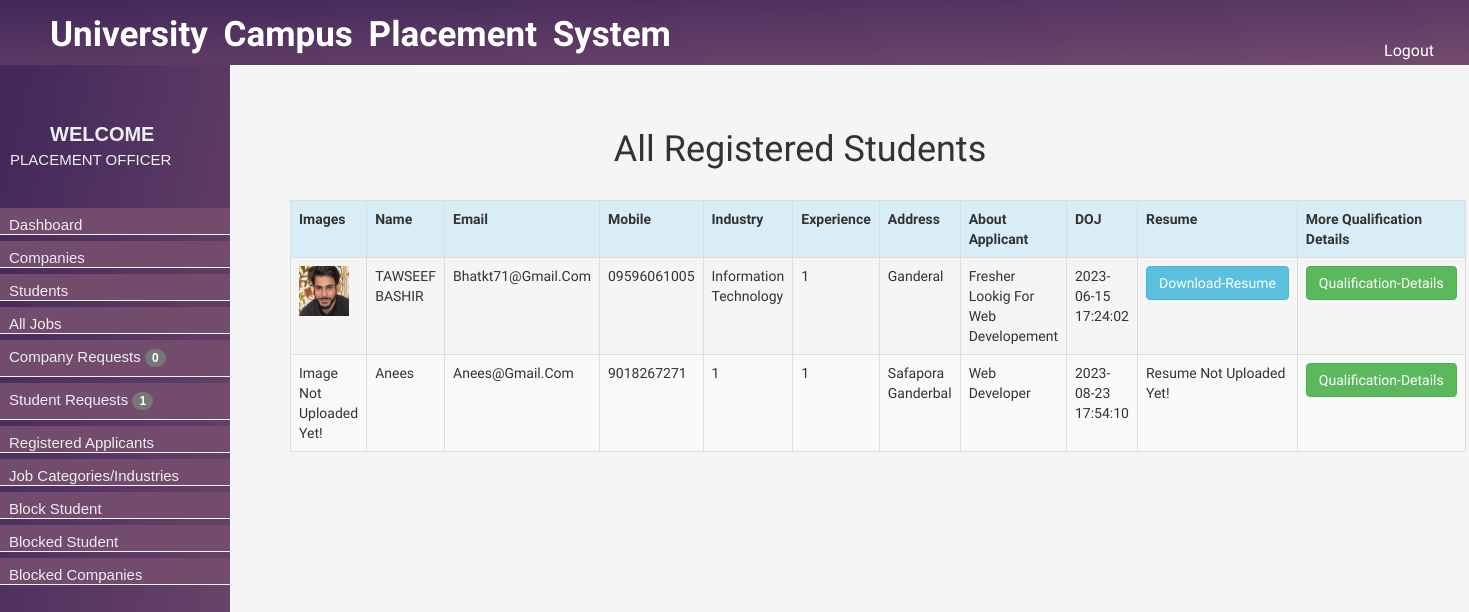
The page /admin/applicants.php (signed in) on the database as committed earlier.
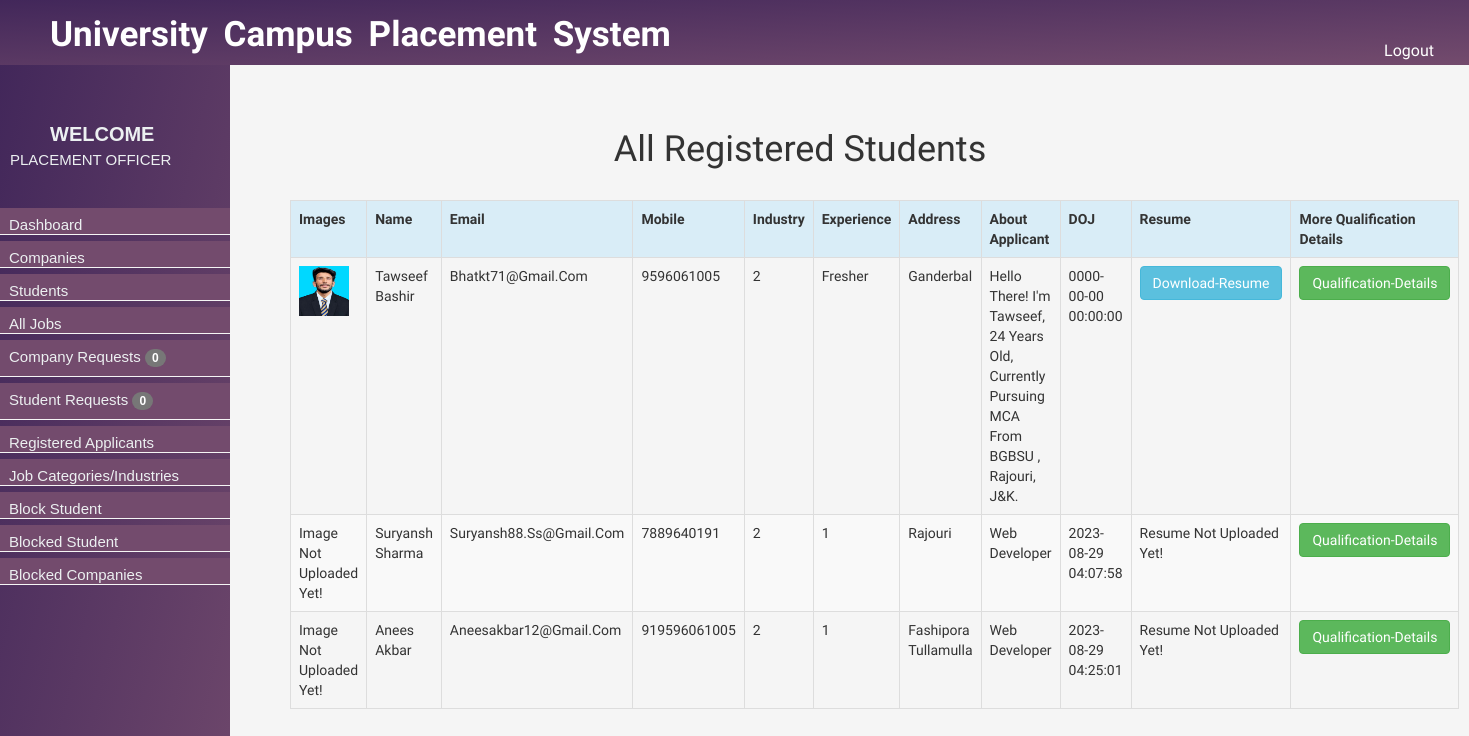
The same page on the database as committed later.
### tables this page shows
CREATE TABLE `users` (
  `id` bigint(20) NOT NULL,
  `name` varchar(50) DEFAULT NULL,
  `email` varchar(50) DEFAULT NULL,
  `mobile` varchar(50) DEFAULT NULL,
  `industry` bigint(20) DEFAULT NULL,
  `experience` varchar(100) NOT NULL,
  `address` varchar(200) DEFAULT NULL,
  `about` varchar(500) DEFAULT NULL,
  `password` varchar(50) DEFAULT NULL,
  `doj` timestamp NOT NULL DEFAULT current_timestamp(),
  `status` tinyint(4) NOT NULL DEFAULT 0,
  `resume` varchar(500) NOT NULL,
  `profile` varchar(500) NOT NULL,
  `notification` varchar(50) DEFAULT NULL
);

### admin/applicants.php (the view, shortened to what this page needs)
<!DOCTYPE html>
<html>
<head>
</head>
<body>
	<?php
	  include 'menu.php';
	  include 'header.php';
	?>
	<div style="background-color: whitesmoke; width:1200px;height: 1000px;margin-left: 200px;">
     <div style=" padding:90px;">
        <div style="height: 20px;"></div>
			<h1 style="text-align: center; font-family: 'Lobster', cursive;color: #333">All Registered Students</h1><br/>
			<?php
              include ('../db.php');
              $res=mysqli_query($con,"select * from users  where status ='1'");
              echo "<table class='table  table-striped table-bordered' '/>";
                       echo "<tr class='info'>";
                       echo "<th>". "images". "</th>";
                      echo "<th>"."Name"."</th>";
                      echo "<th>"."Email"."</th>";
                      echo "<th>"."Mobile"."</th>";
                      echo "<th>"."Industry"."</th>";
                      echo "<th>"."Experience"."</th>";
                      echo "<th>"."Address"."</th>";
                      echo "<th>"."About Applicant"."</th>";
                      echo "<th>"."DOJ"."</th>";
                      echo "<th>"."Resume"."</th>";
                      echo "<th>"."More Qualification Details"."</th>";
                      echo "</tr>";
                      while($row=mysqli_fetch_assoc($res))
                      {
                        echo "<tr>";
                          if(empty($row['resume'])) {
                          echo "<td>"."Image not uploaded Yet!"." </td>";
                         } else {
                           echo "<td>". "<img src='../$row[profile]' style='width:50px; height:50px'>"."</td>";
                         }
                        echo "<td>". $row['name']."</td>";
                        echo "<td>". $row['email']."</td>";
                        echo "<td>". $row['mobile']."</td>";
                        echo "<td>". $row['industry']."</td>";
                        echo "<td>". $row['experience']."</td>";
                        echo "<td>". $row['address']."</td>";
                        echo "<td>". $row['about']."</td>";
                        echo "<td>". $row['doj']."</td>";
                         if(empty($row['resume'])) {
                          echo "<td>"."Resume not uploaded Yet!"." </td>";
                         } else {
                           echo "<td>". "<a href='../$row[resume]' class='btn btn-info'> Download-Resume</a>"."</td>";
                         }
                        echo "<td>". "<a href='my-details.php?id=".$row['id']."' class='btn btn-success'> Qualification-details</a>"."</td>";
                      echo "</tr>";
                  }
           ?>
      </div>
    </div>
</body>
</html>

### admin/menu.php (shortened to what this page needs)
<link rel="stylesheet" type="text/css" href="css/menu.css">
<div id="menu_bar" style="background-image: linear-gradient( to right bottom,  #42275a , #734b6d);"><br /><br />
  <span id="welcome">Welcome</span><br />
  <?php
  include('../db.php');
  $res7 = mysqli_query($con, "select * from company_login where status='Pending'");
  $cr = mysqli_num_rows($res7);
  $students = mysqli_query($con, "select * from users where status = 0 ");
  $stdNA = mysqli_num_rows($students);
  echo "<span id='span_user_name'>" . $_SESSION["admin_name"] . "</span>";
  ?><br /><br />
  <ul>
    <li> <a href="dashboard.php" class="links"> Dashboard </a> </li>
    <li> <a href="companies.php" class="links"> Companies </a> </li>
    <li> <a href="students.php" class="links"> Students </a> </li>
    <li> <a href="jobs.php" class="links"> All Jobs </a> </li>
    <li style="padding-bottom: 30px;"> <a href="company-request.php" class="links">
        Company Requests <span class="badge badge-light"> <?php echo $cr;  ?></span>
      </a>
    </li>
    <li style="padding-bottom: 30px;"> <a href="student-request.php" class="links">
        Student Requests <span class="badge badge-light"> <?php echo $stdNA;  ?></span>
      </a>
    </li>
    <li> <a href="applicants.php" class="links">Registered Applicants </a> </li>
    <li> <a href="job_category.php" class="links"> Job Categories/Industries </a> </li>
    <li> <a href="student-block.php" class="links">Block Student </a> </li>
    <li> <a href="blocked.php" class="links">Blocked Student </a> </li>
    <li> <a href="blocked_com.php" class="links">Blocked Companies </a> </li>
  </ul>
</div>

### admin/header.php (shortened to what this page needs)
<html>
<head>
    <?php include('../all.php');
include('../validation.php');
?>
    <link rel="stylesheet" type="text/css" href="css/header.css">
</head>
<body>
    <div id="top">
        <span id="span_txt_top">University Campus Placement System </span>
        <a href="logout.php" id="logout_a">Logout</a>
    </div>
</body>
</html>

### all.php (shortened to what this page needs)
<link rel="stylesheet" href="https://maxcdn.bootstrapcdn.com/bootstrap/3.3.7/css/bootstrap.min.css">
<link rel="stylesheet" href="https://use.fontawesome.com/releases/v5.3.1/css/all.css">

### validation.php (shortened to what this page needs)
<!DOCTYPE html>
<html>
<head>
</head>
<body>
</body>
</html>

### admin/css/menu.css (style rules this page uses)
body { margin: 0; padding: 0; }
#menu_bar { height: 100%; background-image: linear-gradient(to right bottom, #42275a, #734b6d); width: 230px; top: 60px; left: 0; position: fixed; padding-top: 20px; }
#menu_bar>ul { margin-top: 18px; padding: 0; }
#menu_bar>ul>li { width: auto; height: 4px; padding-top: 6px; padding-left: 9px; padding-bottom: 20px; font-family: sans-serif; border-bottom: 1px solid whitesmoke; font-size: 15px; margin-top: 6px; background-color: #734b6d; }
.links { text-decoration: none; color: #ecf0f1; }
#welcome { margin-left: 50px; font-size: 15pt; color: #ecf0f1; font-family: sans-serif; text-transform: uppercase; font-weight: 550; }
#span_user_name { margin-left: 10px; font-size: 15px; color: #ecf0f1; font-family: sans-serif; text-transform: uppercase; font-weight: 400; text-align: center; }

### admin/css/header.css (style rules this page uses)
body { margin:0; padding:0; background-color: whitesmoke; font-family: 'Raleway', sans-serif !important; }
#top { height:65px; background-image: linear-gradient( to right bottom, #42275a , #734b6d); position:fixed; color:white; right: 0; left:0; padding:10px; top: 0; }
#span_txt_top { margin-left:40px; color:white; word-spacing:7px; font-size: 35px; font-weight: 900; }
#logout_a { text-decoration: none; float: right; margin-top:30px; margin-right:25px; font-size:12pt; font-weight:400; color:white; }

### admin/applicants.php (style rules this page uses)
body { background-color: whitesmoke; text-transform: capitalize; }

Rows that differ between the two databases and show on the page:
removed users: profile (picture), name "TAWSEEF BASHIR", email "Bhatkt71@gmail.com", mobile "09596061005", industry "Information Technology", experience "1", address "Ganderal", about "Fresher Lookig For Web Developement", doj "2023-06-15 17:24:02"
removed users: resume "Image Not Uploaded Yet!", name "Anees", email "Anees@gmail.com", mobile "9018267271", industry "1", experience "1", address "Safapora Ganderbal", about "Web Developer", doj "2023-08-23 17:54:10"
added users: profile (picture), name "Tawseef Bashir", email "Bhatkt71@gmail.com", mobile "9596061005", industry "2", experience "Fresher", address "Ganderbal", about "Hello There! I'm Tawseef, 24 Years Old, Currently Pursuing MCA From BGBSU , Rajouri, J&K.", doj "0000-00-00 00:00:00"
added users: resume "Image Not Uploaded Yet!", name "Suryansh Sharma", email "Suryansh88.ss@gmail.com", mobile "7889640191", industry "2", experience "1", address "Rajouri", about "Web Developer", doj "2023-08-29 04:07:58"
added users: resume "Image Not Uploaded Yet!", name "Anees Akbar", email "Aneesakbar12@gmail.com", mobile "919596061005", industry "2", experience "1", address "Fashipora Tullamulla", about "Web Developer", doj "2023-08-29 04:25:01"
Other text that changed with them:
$stdNA: "1" → "0"
